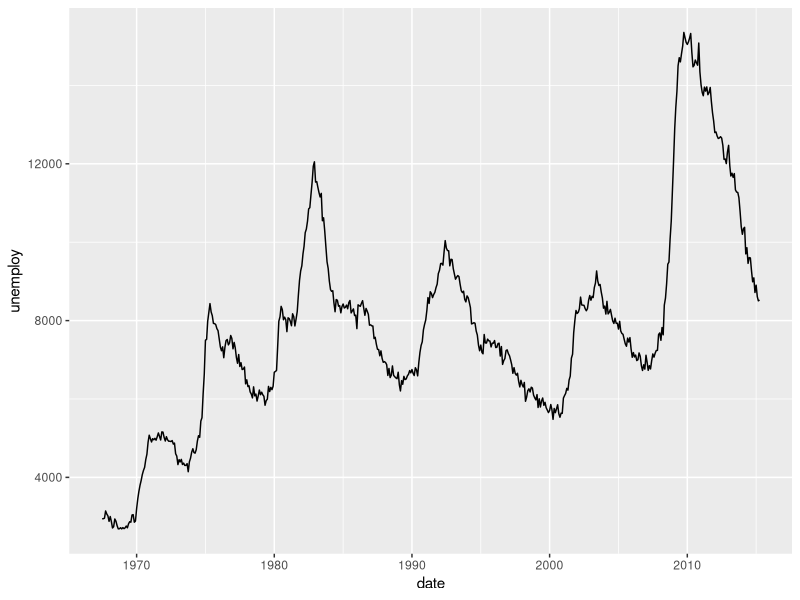
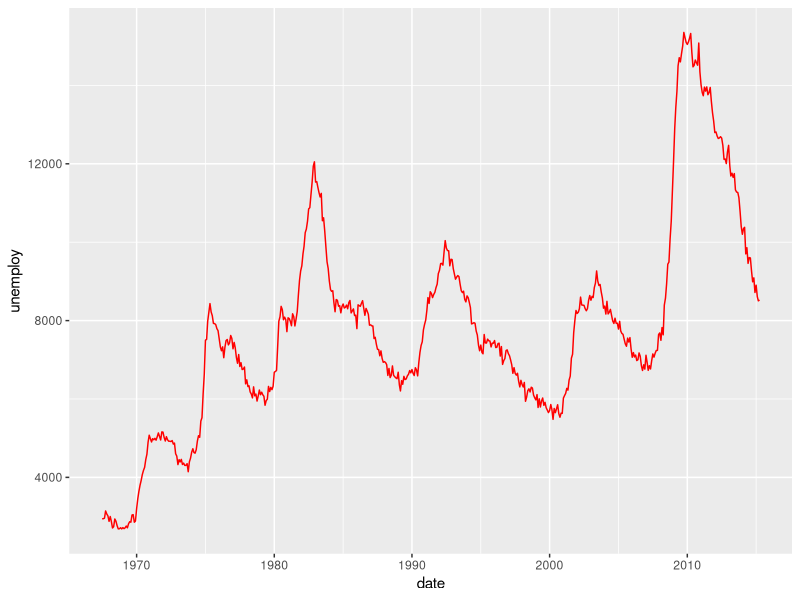
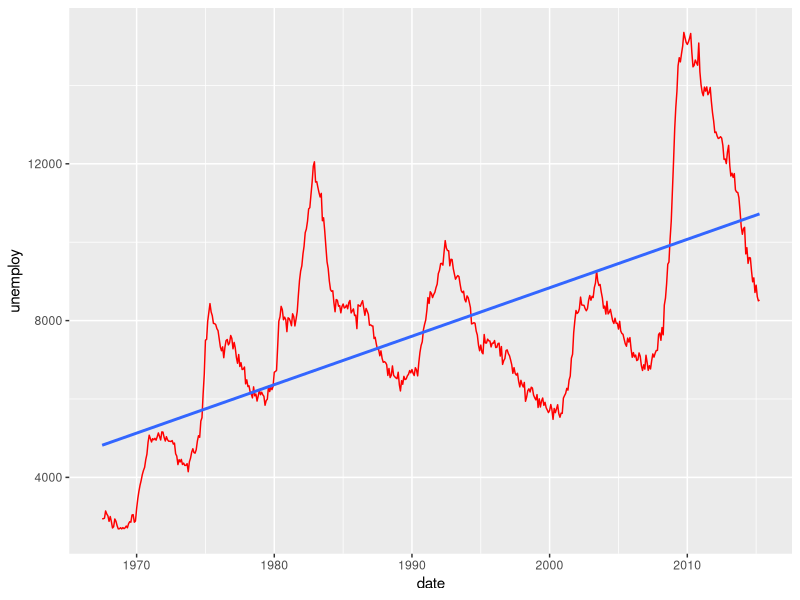
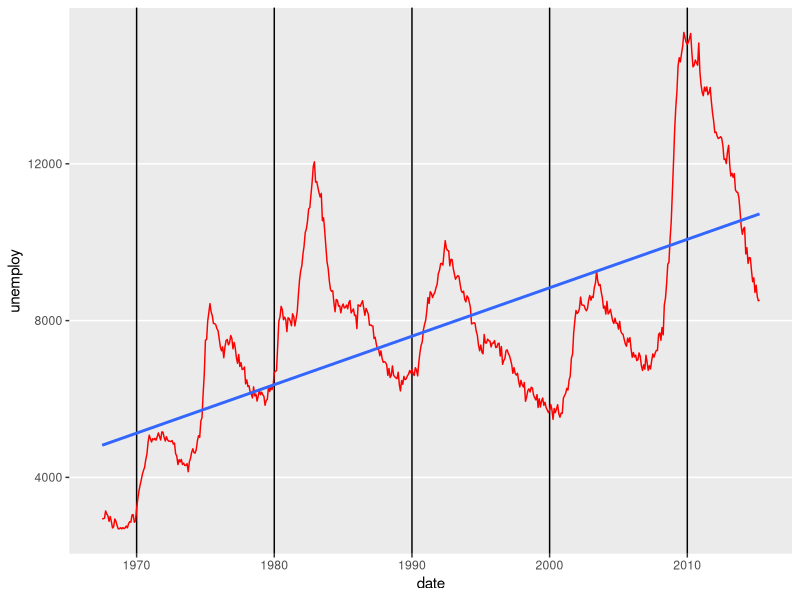
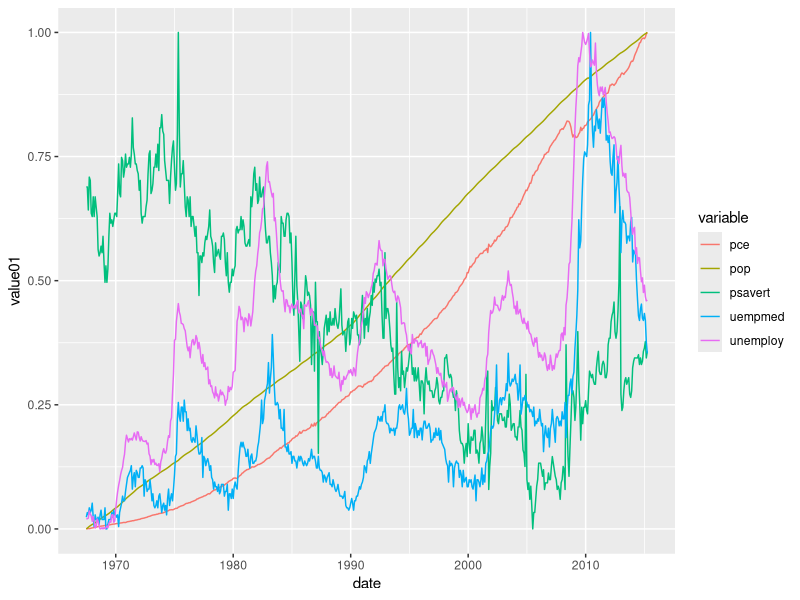
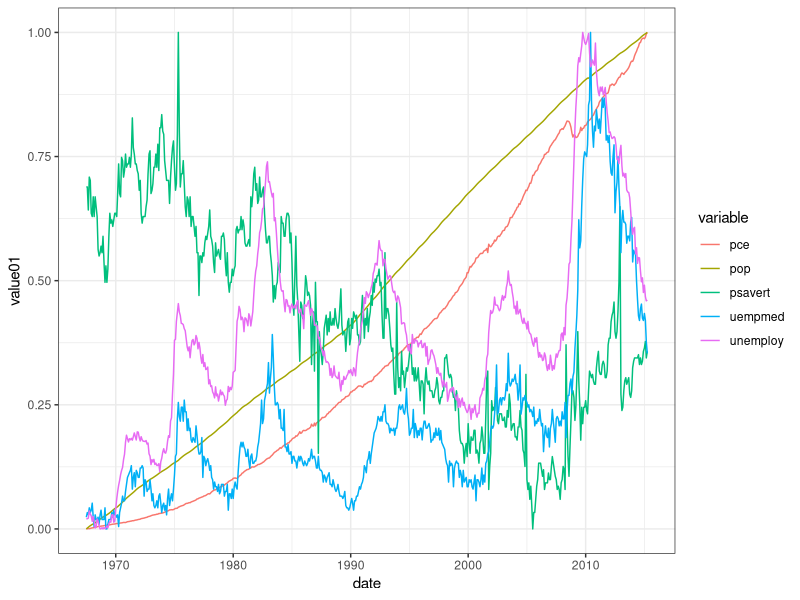

Generate these figures, in order, with R:
rm(list=ls())
library(tidyverse)

# 샘플 데이터
head(economics)
head(economics_long)

summary(economics)


# 선그래프
economics %>%
  ggplot(aes(x = date, y = unemploy)) +
  geom_line()


# 선그래프 + 색깔
economics %>%
  ggplot(aes(x = date, y = unemploy)) +
  geom_line(color = "red")


# 선그래프 + 색깔 + 추세선
economics %>%
  ggplot(aes(x = date, y = unemploy)) +
  geom_line(color = "red") +
  geom_smooth(method = "lm", se = F)


# 선그래프 + 색깔 + 추세선 + 격자선
economics %>%
  ggplot(aes(x = date, y = unemploy)) +
  geom_line(color = "red") +
  geom_smooth(method = "lm", se = F) +
  theme(panel.grid.major.x = element_line(color = "black"),
        panel.grid.minor.y = element_blank(),
        panel.grid.minor.x = element_blank())



# 연도별 variable에 따른 실업률
head(economics_long)

economics_long %>%
  ggplot(aes(x = date, y = value01, color = variable)) +
  geom_line()


# 배경색 변경
economics_long %>%
  ggplot(aes(x = date, y = value01, color = variable)) +
  geom_line() +
  theme_bw()


## end of scripts ####